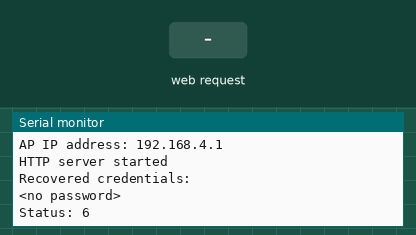
A sketch run on a simulated ESP8266 (NodeMCU). Shown: the last lines printed to the serial monitor. The test bench sets the inputs (shaded band). WiFi joins after 1.5 s; servers stay silent unless stated; a WiFi scan finds three made-up networks; EEPROM starts erased.

Above: at 2.7 s.
2.8 s: HTTP request GET /wifi received
At 4.3 s:
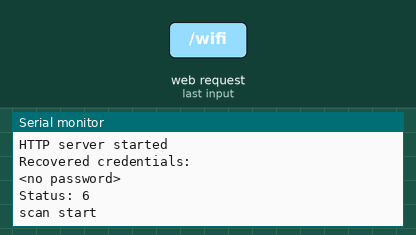
5.8 s: HTTP request GET /wifisave received
At 6.5 s:
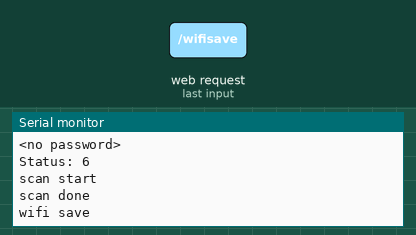
7.3 s: HTTP request GET /wifisave?n=1 received
At 7.8 s:
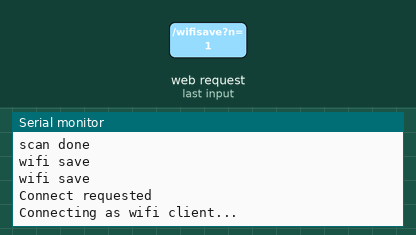

The sketch:

APandSTA.ino
```cpp
#include <ESP8266WiFi.h>
#include <WiFiClient.h>
#include <ESP8266WebServer.h>
#include <DNSServer.h>
#include <ESP8266mDNS.h>
#include <EEPROM.h>

/*
   This example serves a "hello world" on a WLAN and a SoftAP at the same time.
   The SoftAP allow you to configure WLAN parameters at run time. They are not setup in the sketch but saved on EEPROM.

   Connect your computer or cell phone to wifi network ESP_ap with password 12345678. A popup may appear and it allow you to go to WLAN config. If it does not then navigate to http://192.168.4.1/wifi and config it there.
   Then wait for the module to connect to your wifi and take note of the WLAN IP it got. Then you can disconnect from ESP_ap and return to your regular WLAN.

   Now the ESP8266 is in your network. You can reach it through http://192.168.x.x/ (the IP you took note of) or maybe at http://esp8266.local too.

   This is a captive portal because through the softAP it will redirect any http request to http://192.168.4.1/
*/

/* Set these to your desired softAP credentials. They are not configurable at runtime */
#ifndef APSSID
#define APSSID "Temperatur"
#define APPSK  ""
#endif

const char *softAP_ssid = APSSID;
const char *softAP_password = APPSK;

/* hostname for mDNS. Should work at least on windows. Try http://esp8266.local */
const char *myHostname = "temp";

/* Don't set this wifi credentials. They are configurated at runtime and stored on EEPROM */
char ssid[32] = "";
char password[32] = "";

// DNS server
const byte DNS_PORT = 53;
DNSServer dnsServer;

// Web server
ESP8266WebServer server(80);

/* Soft AP network parameters */
IPAddress apIP(192, 168, 4, 1);
IPAddress netMsk(255, 255, 255, 0);


/** Should I connect to WLAN asap? */
boolean connect;

/** Last time I tried to connect to WLAN */
unsigned long lastConnectTry = 0;

/** Current WLAN status */
unsigned int status = WL_IDLE_STATUS;

void setup() {
  delay(1000);
  Serial.begin(9600);
  Serial.println();
  Serial.println("Configuring access point...");
  /* You can remove the password parameter if you want the AP to be open. */
  WiFi.softAPConfig(apIP, apIP, netMsk);
  WiFi.softAP(softAP_ssid, softAP_password);
  delay(500); // Without delay I've seen the IP address blank
  Serial.print("AP IP address: ");
  Serial.println(WiFi.softAPIP());

  /* Setup the DNS server redirecting all the domains to the apIP */
  dnsServer.setErrorReplyCode(DNSReplyCode::NoError);
  dnsServer.start(DNS_PORT, "*", apIP);

  /* Setup web pages: root, wifi config pages, SO captive portal detectors and not found. */
  server.on("/", handleRoot);
  server.on("/wifi", handleWifi);
  server.on("/wifisave", handleWifiSave);
  server.on("/generate_204", handleRoot);  //Android captive portal. Maybe not needed. Might be handled by notFound handler.
  server.on("/fwlink", handleRoot);  //Microsoft captive portal. Maybe not needed. Might be handled by notFound handler.
  server.onNotFound(handleNotFound);
  server.begin(); // Web server start
  Serial.println("HTTP server started");
  loadCredentials(); // Load WLAN credentials from network
  connect = strlen(ssid) > 0; // Request WLAN connect if there is a SSID
}

void connectWifi() {
  Serial.println("Connecting as wifi client...");
  WiFi.disconnect();
  WiFi.begin(ssid, password);
  int connRes = WiFi.waitForConnectResult();
  Serial.print("connRes: ");
  Serial.println(connRes);
}

void loop() {
  if (connect) {
    Serial.println("Connect requested");
    connect = false;
    connectWifi();
    lastConnectTry = millis();
  }
  {
    unsigned int s = WiFi.status();
    if (s == 0 && millis() > (lastConnectTry + 60000)) {
      /* If WLAN disconnected and idle try to connect */
      /* Don't set retry time too low as retry interfere the softAP operation */
      connect = true;
    }
    if (status != s) { // WLAN status change
      Serial.print("Status: ");
      Serial.println(s);
      status = s;
      if (s == WL_CONNECTED) {
        /* Just connected to WLAN */
        Serial.println("");
        Serial.print("Connected to ");
        Serial.println(ssid);
        Serial.print("IP address: ");
        Serial.println(WiFi.localIP());

        // Setup MDNS responder
        if (!MDNS.begin(myHostname)) {
          Serial.println("Error setting up MDNS responder!");
        } else {
          Serial.println("mDNS responder started");
          // Add service to MDNS-SD
          MDNS.addService("http", "tcp", 80);
        }
      } else if (s == WL_NO_SSID_AVAIL) {
        WiFi.disconnect();
      }
    }
  }
  // Do work:
  //DNS
  dnsServer.processNextRequest();
  //HTTP
  server.handleClient();
}
```

2.ino
```cpp
/** Load WLAN credentials from EEPROM */
void loadCredentials() {
  EEPROM.begin(512);
  EEPROM.get(0, ssid);
  EEPROM.get(0 + sizeof(ssid), password);
  char ok[2 + 1];
  EEPROM.get(0 + sizeof(ssid) + sizeof(password), ok);
  EEPROM.end();
  if (String(ok) != String("OK")) {
    ssid[0] = 0;
    password[0] = 0;
  }
  Serial.println("Recovered credentials:");
  Serial.println(ssid);
  Serial.println(strlen(password) > 0 ? "********" : "<no password>");
}

/** Store WLAN credentials to EEPROM */
void saveCredentials() {
  EEPROM.begin(512);
  EEPROM.put(0, ssid);
  EEPROM.put(0 + sizeof(ssid), password);
  char ok[2 + 1] = "OK";
  EEPROM.put(0 + sizeof(ssid) + sizeof(password), ok);
  EEPROM.commit();
  EEPROM.end();
}
```

3.ino
```cpp
/** Handle root or redirect to captive portal */
void handleRoot() {
  if (captivePortal()) { // If caprive portal redirect instead of displaying the page.
    return;
  }
  server.sendHeader("Cache-Control", "no-cache, no-store, must-revalidate");
  server.sendHeader("Pragma", "no-cache");
  server.sendHeader("Expires", "-1");
  server.setContentLength(CONTENT_LENGTH_UNKNOWN);
  server.send(200, "text/html", ""); // Empty content inhibits Content-length header so we have to close the socket ourselves.
  server.sendContent(
    "<html><head></head><body>"
    "<h1>HELLO WORLD!!</h1>"
  );
  if (server.client().localIP() == apIP) {
    server.sendContent(String("<p>You are connected through the soft AP: ") + softAP_ssid + "</p>");
  } else {
    server.sendContent(String("<p>You are connected through the wifi network: ") + ssid + "</p>");
  }
  server.sendContent(
    "<p>You may want to <a href='/wifi'>config the wifi connection</a>.</p>"
    "</body></html>"
  );
  server.client().stop(); // Stop is needed because we sent no content length
}

/** Redirect to captive portal if we got a request for another domain. Return true in that case so the page handler do not try to handle the request again. */
boolean captivePortal() {
  if (!isIp(server.hostHeader()) && server.hostHeader() != (String(myHostname) + ".local")) {
    Serial.println("Request redirected to captive portal");
    server.sendHeader("Location", String("http://") + toStringIp(server.client().localIP()), true);
    server.send(302, "text/plain", "");   // Empty content inhibits Content-length header so we have to close the socket ourselves.
    server.client().stop(); // Stop is needed because we sent no content length
    return true;
  }
  return false;
}

/** Wifi config page handler */
void handleWifi() {
  server.sendHeader("Cache-Control", "no-cache, no-store, must-revalidate");
  server.sendHeader("Pragma", "no-cache");
  server.sendHeader("Expires", "-1");
  server.setContentLength(CONTENT_LENGTH_UNKNOWN);
  server.send(200, "text/html", ""); // Empty content inhibits Content-length header so we have to close the socket ourselves.
  server.sendContent(
    "<html><head></head><body>"
    "<h1>Wifi config</h1>"
  );
  if (server.client().localIP() == apIP) {
    server.sendContent(String("<p>You are connected through the soft AP: ") + softAP_ssid + "</p>");
  } else {
    server.sendContent(String("<p>You are connected through the wifi network: ") + ssid + "</p>");
  }
  server.sendContent(
    "\r\n<br />"
    "<table><tr><th align='left'>SoftAP config</th></tr>"
  );
  server.sendContent(String() + "<tr><td>SSID " + String(softAP_ssid) + "</td></tr>");
  server.sendContent(String() + "<tr><td>IP " + toStringIp(WiFi.softAPIP()) + "</td></tr>");
  server.sendContent(
    "</table>"
    "\r\n<br />"
    "<table><tr><th align='left'>WLAN config</th></tr>"
  );
  server.sendContent(String() + "<tr><td>SSID " + String(ssid) + "</td></tr>");
  server.sendContent(String() + "<tr><td>IP " + toStringIp(WiFi.localIP()) + "</td></tr>");
  server.sendContent(
    "</table>"
    "\r\n<br />"
    "<table><tr><th align='left'>WLAN list (refresh if any missing)</th></tr>"
  );
  Serial.println("scan start");
  int n = WiFi.scanNetworks();
  Serial.println("scan done");
  if (n > 0) {
    for (int i = 0; i < n; i++) {
      server.sendContent(String() + "\r\n<tr><td>SSID " + WiFi.SSID(i) + String((WiFi.encryptionType(i) == ENC_TYPE_NONE) ? " " : " *") + " (" + WiFi.RSSI(i) + ")</td></tr>");
    }
  } else {
    server.sendContent(String() + "<tr><td>No WLAN found</td></tr>");
  }
  server.sendContent(
    "</table>"
    "\r\n<br /><form method='POST' action='wifisave'><h4>Connect to network:</h4>"
    "<input type='text' placeholder='network' name='n'/>"
    "<br /><input type='password' placeholder='password' name='p'/>"
    "<br /><input type='submit' value='Connect/Disconnect'/></form>"
    "<p>You may want to <a href='/'>return to the home page</a>.</p>"
    "</body></html>"
  );
  server.client().stop(); // Stop is needed because we sent no content length
}

/** Handle the WLAN save form and redirect to WLAN config page again */
void handleWifiSave() {
  Serial.println("wifi save");
  server.arg("n").toCharArray(ssid, sizeof(ssid) - 1);
  server.arg("p").toCharArray(password, sizeof(password) - 1);
  server.sendHeader("Location", "wifi", true);
  server.sendHeader("Cache-Control", "no-cache, no-store, must-revalidate");
  server.sendHeader("Pragma", "no-cache");
  server.sendHeader("Expires", "-1");
  server.send(302, "text/plain", "");    // Empty content inhibits Content-length header so we have to close the socket ourselves.
  server.client().stop(); // Stop is needed because we sent no content length
  saveCredentials();
  connect = strlen(ssid) > 0; // Request WLAN connect with new credentials if there is a SSID
}

void handleNotFound() {
  if (captivePortal()) { // If caprive portal redirect instead of displaying the error page.
    return;
  }
  String message = "File Not Found\n\n";
  message += "URI: ";
  message += server.uri();
  message += "\nMethod: ";
  message += (server.method() == HTTP_GET) ? "GET" : "POST";
  message += "\nArguments: ";
  message += server.args();
  message += "\n";

  for (uint8_t i = 0; i < server.args(); i++) {
    message += " " + server.argName(i) + ": " + server.arg(i) + "\n";
  }
  server.sendHeader("Cache-Control", "no-cache, no-store, must-revalidate");
  server.sendHeader("Pragma", "no-cache");
  server.sendHeader("Expires", "-1");
  server.send(404, "text/plain", message);
}
```

4.ino
```cpp
/** Is this an IP? */
boolean isIp(String str) {
  for (size_t i = 0; i < str.length(); i++) {
    int c = str.charAt(i);
    if (c != '.' && (c < '0' || c > '9')) {
      return false;
    }
  }
  return true;
}

/** IP to String? */
String toStringIp(IPAddress ip) {
  String res = "";
  for (int i = 0; i < 3; i++) {
    res += String((ip >> (8 * i)) & 0xFF) + ".";
  }
  res += String(((ip >> 8 * 3)) & 0xFF);
  return res;
}
```

Measured:
- after the input at 2.8 s, the serial monitor: prints a new line at once (image 1)
- after the input at 5.8 s, the serial monitor: prints a new line at once (image 2)
- after the input at 7.3 s, the serial monitor: prints a new line at once (image 3)
